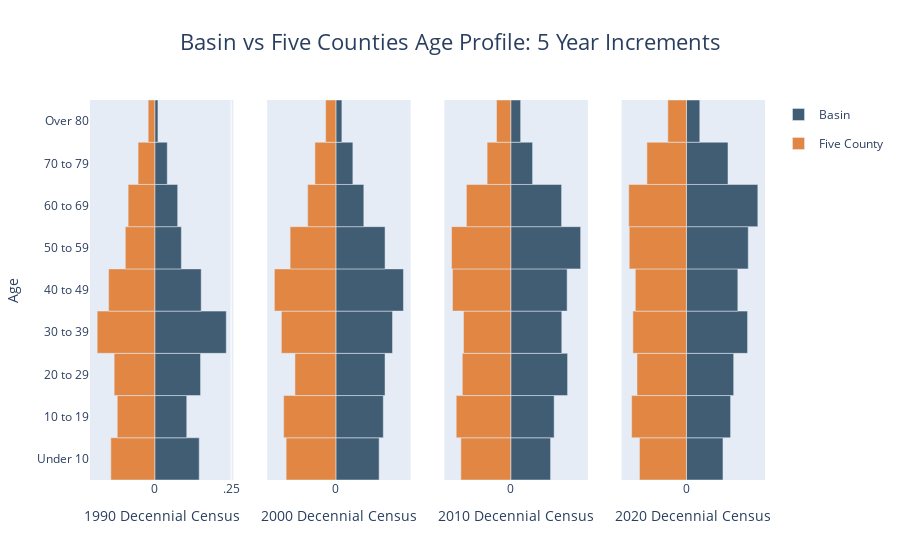

Notebook code for this chart:
### Code cell
dfAge = census_data.loc[census_data['variable_category'].isin(['TRPA 10-year Age Categories Grouped: Age'])&(census_data['sample_level'].isin(['tract', 'County']))]
#dfAge_Tahoe = dfAge.loc[dfAgeSex['sample_level']=='tract']
# group by variable name/code/year and sum values
df = dfAge.groupby(['variable_name','variable_code','year_sample', 'sample_level'], as_index= False).sum(['value'])

df_test = df
# ordered list to sort age category by
sort_list = [ 'Under 10',
'10 to 19',
'20 to 29',
'30 to 39',
'40 to 49',
'50 to 59',
'60 to 69',
'70 to 79',
'Over 80'
]


# setup a new Year column and format it
df['Year'] = pd.to_datetime(df['year_sample'], format='%Y') 
df['Year']   = df['Year'].dt.strftime('%Y')
# setup a new Count field based on the summed values
df['Count'] = df['value']
df['Age'] = df['variable_name']
# cast count as integer type
df = df.astype({'Count':int})

# keep the new columsn
df = df[['Age','Year','sample_level','Count']]

# set Age to be a categorical field with the same order as the list
df['Age'] = pd.Categorical(df['Age'], categories = sort_list)
# sort the age category
df = df.sort_values(by='Age')

pivotTable = pd.pivot_table(df, values='Count', index=['Age','Year'],
                       columns=['sample_level'], aggfunc=np.sum)
flat = pd.DataFrame(pivotTable.to_records())
df = flat



# Creating instance of the figure

# Creating instance of the figure
fig = make_subplots(rows=1, cols=4, shared_yaxes=True)

df['Basin']=df['tract'] 
df['Five_County']=df['County']


df['TotalCounty'] = df.groupby(['Year'], as_index=False)['Five_County'].transform('sum')
df['TotalBasin'] = df.groupby(['Year'], as_index=False)['Basin'].transform('sum')

df['Basin_Proprotion'] = df['Basin']/df['TotalBasin']
df['County_Proprotion'] = df['County']/df['TotalCounty']

df['Basin_Percentage'] =  round((df['Basin_Proprotion']*100),2)
df['County_Percentage'] = round((df['County_Proprotion']*100),2)

 # Filter by single year
df1990 = df[df['Year']== '1990']
df2000 = df[df['Year']== '2000']
df2010 = df[df['Year']== '2010']
df2020 = df[df['Year']== '2020']

# set x and y variables for plot
y_age90    = df1990['Age']
x_basin90   = df1990['Basin_Proprotion']
x_five_county90 = df1990['County_Proprotion'] * -1

# set x and y variables for plot
y_age00    = df2000['Age']
x_basin00   = df2000['Basin_Proprotion']
x_five_county00 = df2000['County_Proprotion'] * -1

# set x and y variables for plot
y_age10    = df2010['Age']
x_basin10   = df2010['Basin_Proprotion']
x_five_county10 = df2010['County_Proprotion'] * -1

# set x and y variables for plot
y_age20    = df2020['Age']
x_basin20   = df2020['Basin_Proprotion']
x_five_county20 = df2020['County_Proprotion'] * -1

mcolor = '#405d74'
fcolor = '#e28743'
hovertemplate_percent = '%{customdata[1]}: %{customdata[2]:,.1f}% <extra></extra>'
hovertemplate_basin = 'Basin: %{customdata[2]:,.1f}% <extra></extra>'
hovertemplate_counties = '5-Counties: %{customdata[2]:,.1f}% <extra></extra>'
# Adding Male data to the figure

# Creating instance of the figure
fig = make_subplots(rows=1, cols=4, shared_yaxes=True)
fig.add_trace(go.Bar(y= y_age90, 
					x = x_basin90,
					name = 'Basin',
					orientation = 'h',
					marker_color=mcolor,
					legendgroup = 'Basin',
					customdata = np.stack((df1990['Basin_Proprotion'], df1990['Age'], df1990['Basin_Percentage']), axis=-1),
					hovertemplate= hovertemplate_basin
					),
					row=1, col=1)

# Adding Female data to the figure
fig.add_trace(go.Bar(y = y_age90, 
					x = x_five_county90,
					name = 'Five County', 
					orientation = 'h', 
					marker_color=fcolor,
					legendgroup ='Five County',
					customdata = np.stack((df1990['County_Proprotion'], df1990['Age'], df1990['County_Percentage']), axis=-1),
					hovertemplate= hovertemplate_counties
					),
					row=1, col=1)


# Adding Male data to the figure
fig.add_trace(go.Bar(y= y_age00, 
					x = x_basin00,
					name = 'Basin',
					orientation = 'h',
					marker_color=mcolor,
					legendgroup = 'Basin',
                    showlegend  = False,
					customdata = np.stack((df2000['Basin_Proprotion'], df2000['Age'], df2000['Basin_Percentage']), axis=-1),
					hovertemplate=hovertemplate_basin
					),
					row=1, col=2)

# Adding Female data to the figure
fig.add_trace(go.Bar(y = y_age00, 
					x = x_five_county00,
					name = 'Five County', 
					orientation = 'h', 
					marker_color=fcolor,
					legendgroup ='Five County',
                    showlegend  = False,
					customdata = np.stack((df2000['County_Proprotion'], df2000['Age'], df2000['County_Percentage']), axis=-1),
					hovertemplate=hovertemplate_counties
					),
					row=1, col=2)

# Adding Male data to the figure
fig.add_trace(go.Bar(y= y_age10, 
					x = x_basin10,
					name = 'Basin',
					orientation = 'h',
					marker_color=mcolor,
					legendgroup = 'Basin',
					showlegend  = False,
					customdata = np.stack((df2010['Basin_Proprotion'], df2010['Age'], df2010['Basin_Percentage']), axis=-1),
					hovertemplate=hovertemplate_basin
					),
					row=1, col=3)

# Adding Female data to the figure
fig.add_trace(go.Bar(y = y_age10, 
					x = x_five_county10,
					name = 'Five County', 
					orientation = 'h', 
					marker_color=fcolor,
					legendgroup = 'Five County',
					showlegend  = False,
					customdata = np.stack((df2010['County_Proprotion'], df2010['Age'], df2010['County_Percentage']), axis=-1),
					hovertemplate=hovertemplate_counties
					),
					row=1, col=3)

# Adding Male data to the figure
fig.add_trace(go.Bar(y= y_age20, 
					x = x_basin20,
					name = 'Basin',
					orientation = 'h',
					marker_color=mcolor,
					legendgroup = 'Basin',
					showlegend  = False,
					customdata = np.stack((df2020['Basin_Proprotion'], df2020['Age'], df2020['Basin_Percentage']), axis=-1),
					hovertemplate=hovertemplate_basin
					),
					row=1, col=4)

# Adding Female data to the figure
fig.add_trace(go.Bar(y = y_age20, 
					x = x_five_county20,
					name = 'Five County', 
					orientation = 'h', 
					marker_color=fcolor,
					legendgroup ="Five County",
					showlegend  = False,
					customdata = np.stack((df2020['County_Proprotion'], df2020['Age'], df2020['County_Percentage']), axis=-1),
					hovertemplate=hovertemplate_counties
					),
					row=1, col=4)

# Updating the layout
proportion_tick_values = [-.5, -.25, 0, .25, .5]
proportion_tick_text = ['-.5', '-.25', '0', '.25', '.5']
# Updating the layout
fig.update_layout(title = 'Basin vs Five Counties Age Profile: 5 Year Increments',
				title_x=0.5,
				title_font_size = 22, barmode = 'relative',
				bargap = 0.0, bargroupgap = 0,
				hovermode="y unified",
				xaxis = dict(tickvals = proportion_tick_values,
								
							ticktext = proportion_tick_text,
							title_font_size = 14),
				xaxis2 = dict(tickvals = proportion_tick_values,
								
							ticktext = proportion_tick_text,
							title_font_size = 14),
				xaxis3 = dict(tickvals = proportion_tick_values,
								
							ticktext = proportion_tick_text,
							title_font_size = 14),
                xaxis4 = dict(tickvals = proportion_tick_values,
								
							ticktext = proportion_tick_text,
							title_font_size = 14),
				yaxis = dict(					
							title = 'Age',
							title_font_size = 14)			
				)

# edit axis labels
fig['layout']['xaxis']['title'] ='1990 Decennial Census'
fig['layout']['xaxis2']['title']='2000 Decennial Census'
fig['layout']['xaxis3']['title']='2010 Decennial Census'
fig['layout']['xaxis4']['title']='2020 Decennial Census'

fig.show()
fig.write_html(os.path.join(workspace, "Demographics_Tahoe_AgeProfile_5Counties.html"))

### Figure 1 — Plotly figure (JSON) as saved in the notebook; plotly's stock layout.template omitted (floating-point values rounded to 4 significant figures)
{"data": [{"customdata": [[0.1456, "Under 10", 14.56], [0.1048, "10 to 19", 10.48], [0.15, "20 to 29", 15], [0.2342, "30 to 39", 23.42], [0.152, "40 to 49", 15.2], [0.0871, "50 to 59", 8.71], [0.07503, "60 to 69", 7.5], [0.0409, "70 to 79", 4.09], [0.01037, "Over 80", 1.04]], "hovertemplate": "Basin: %{customdata[2]:,.1f}% <extra></extra>", "legendgroup": "Basin", "marker": {"color": "#405d74"}, "name": "Basin", "orientation": "h", "type": "bar", "x": [0.1456, 0.1048, 0.15, 0.2342, 0.152, 0.0871, 0.07503, 0.0409, 0.01037], "xaxis": "x", "y": ["Under 10", "10 to 19", "20 to 29", "30 to 39", "40 to 49", "50 to 59", "60 to 69", "70 to 79", "Over 80"], "yaxis": "y"}, {"customdata": [[0.1439, "Under 10", 14.39], [0.1229, "10 to 19", 12.29], [0.1331, "20 to 29", 13.31], [0.1887, "30 to 39", 18.87], [0.1512, "40 to 49", 15.12], [0.09653, "50 to 59", 9.65], [0.08728, "60 to 69", 8.73], [0.05471, "70 to 79", 5.47], [0.02159, "Over 80", 2.16]], "hovertemplate": "5-Counties: %{customdata[2]:,.1f}% <extra></extra>", "legendgroup": "Five County", "marker": {"color": "#e28743"}, "name": "Five County", "orientation": "h", "type": "bar", "x": [-0.1439, -0.1229, -0.1331, -0.1887, -0.1512, -0.09653, -0.08728, -0.05471, -0.02159], "xaxis": "x", "y": ["Under 10", "10 to 19", "20 to 29", "30 to 39", "40 to 49", "50 to 59", "60 to 69", "70 to 79", "Over 80"], "yaxis": "y"}, {"customdata": [[0.1188, "Under 10", 11.88], [0.1302, "10 to 19", 13.02], [0.135, "20 to 29", 13.5], [0.1555, "30 to 39", 15.55], [0.1856, "40 to 49", 18.56], [0.1351, "50 to 59", 13.51], [0.07671, "60 to 69", 7.67], [0.04665, "70 to 79", 4.67], [0.01647, "Over 80", 1.65]], "hovertemplate": "Basin: %{customdata[2]:,.1f}% <extra></extra>", "legendgroup": "Basin", "marker": {"color": "#405d74"}, "name": "Basin", "orientation": "h", "showlegend": false, "type": "bar", "x": [0.1188, 0.1302, 0.135, 0.1555, 0.1856, 0.1351, 0.07671, 0.04665, 0.01647], "xaxis": "x2", "y": ["Under 10", "10 to 19", "20 to 29", "30 to 39", "40 to 49", "50 to 59", "60 to 69", "70 to 79", "Over 80"], "yaxis": "y2"}, {"customdata": [[0.1366, "Under 10", 13.66], [0.1435, "10 to 19", 14.35], [0.1124, "20 to 29", 11.24], [0.1497, "30 to 39", 14.97], [0.169, "40 to 49", 16.9], [0.1257, "50 to 59", 12.57], [0.07749, "60 to 69", 7.75], [0.05757, "70 to 79", 5.76], [0.02806, "Over 80", 2.81]], "hovertemplate": "5-Counties: %{customdata[2]:,.1f}% <extra></extra>", "legendgroup": "Five County", "marker": {"color": "#e28743"}, "name": "Five County", "orientation": "h", "showlegend": false, "type": "bar", "x": [-0.1366, -0.1435, -0.1124, -0.1497, -0.169, -0.1257, -0.07749, -0.05757, -0.02806], "xaxis": "x2", "y": ["Under 10", "10 to 19", "20 to 29", "30 to 39", "40 to 49", "50 to 59", "60 to 69", "70 to 79", "Over 80"], "yaxis": "y2"}, {"customdata": [[0.09956, "Under 10", 9.96], [0.1085, "10 to 19", 10.85], [0.1421, "20 to 29", 14.21], [0.1277, "30 to 39", 12.77], [0.141, "40 to 49", 14.1], [0.1748, "50 to 59", 17.48], [0.1271, "60 to 69", 12.71], [0.05455, "70 to 79", 5.46], [0.02476, "Over 80", 2.48]], "hovertemplate": "Basin: %{customdata[2]:,.1f}% <extra></extra>", "legendgroup": "Basin", "marker": {"color": "#405d74"}, "name": "Basin", "orientation": "h", "showlegend": false, "type": "bar", "x": [0.09956, 0.1085, 0.1421, 0.1277, 0.141, 0.1748, 0.1271, 0.05455, 0.02476], "xaxis": "x3", "y": ["Under 10", "10 to 19", "20 to 29", "30 to 39", "40 to 49", "50 to 59", "60 to 69", "70 to 79", "Over 80"], "yaxis": "y3"}, {"customdata": [[0.1248, "Under 10", 12.48], [0.1364, "10 to 19", 13.64], [0.1212, "20 to 29", 12.12], [0.1182, "30 to 39", 11.82], [0.1457, "40 to 49", 14.57], [0.1481, "50 to 59", 14.81], [0.1109, "60 to 69", 11.09], [0.05912, "70 to 79", 5.91], [0.03559, "Over 80", 3.56]], "hovertemplate": "5-Counties: %{customdata[2]:,.1f}% <extra></extra>", "legendgroup": "Five County", "marker": {"color": "#e28743"}, "name": "Five County", "orientation": "h", "showlegend": false, "type": "bar", "x": [-0.1248, -0.1364, -0.1212, -0.1182, -0.1457, -0.1481, -0.1109, -0.05912, -0.03559], "xaxis": "x3", "y": ["Under 10", "10 to 19", "20 to 29", "30 to 39", "40 to 49", "50 to 59", "60 to 69", "70 to 79", "Over 80"], "yaxis": "y3"}, {"customdata": [[0.08525, "Under 10", 8.52], [0.103, "10 to 19", 10.3], [0.1102, "20 to 29", 11.02], [0.1426, "30 to 39", 14.26], [0.1199, "40 to 49", 11.99], [0.1442, "50 to 59", 14.42], [0.1666, "60 to 69", 16.66], [0.09701, "70 to 79", 9.7], [0.03116, "Over 80", 3.12]], "hovertemplate": "Basin: %{customdata[2]:,.1f}% <extra></extra>", "legendgroup": "Basin", "marker": {"color": "#405d74"}, "name": "Basin", "orientation": "h", "showlegend": false, "type": "bar", "x": [0.08525, 0.103, 0.1102, 0.1426, 0.1199, 0.1442, 0.1666, 0.09701, 0.03116], "xaxis": "x4", "y": ["Under 10", "10 to 19", "20 to 29", "30 to 39", "40 to 49", "50 to 59", "60 to 69", "70 to 79", "Over 80"], "yaxis": "y4"}, {"customdata": [[0.1095, "Under 10", 10.95], [0.1278, "10 to 19", 12.78], [0.1153, "20 to 29", 11.53], [0.1248, "30 to 39", 12.48], [0.1192, "40 to 49", 11.92], [0.1333, "50 to 59", 13.33], [0.1345, "60 to 69", 13.45], [0.09215, "70 to 79", 9.22], [0.04336, "Over 80", 4.34]], "hovertemplate": "5-Counties: %{customdata[2]:,.1f}% <extra></extra>", "legendgroup": "Five County", "marker": {"color": "#e28743"}, "name": "Five County", "orientation": "h", "showlegend": false, "type": "bar", "x": [-0.1095, -0.1278, -0.1153, -0.1248, -0.1192, -0.1333, -0.1345, -0.09215, -0.04336], "xaxis": "x4", "y": ["Under 10", "10 to 19", "20 to 29", "30 to 39", "40 to 49", "50 to 59", "60 to 69", "70 to 79", "Over 80"], "yaxis": "y4"}], "layout": {"bargap": 0, "bargroupgap": 0, "barmode": "relative", "hovermode": "y unified", "title": {"font": {"size": 22}, "text": "Basin vs Five Counties Age Profile: 5 Year Increments", "x": 0.5}, "xaxis": {"anchor": "y", "domain": [0, 0.2125], "ticktext": ["-.5", "-.25", "0", ".25", ".5"], "tickvals": [-0.5, -0.25, 0, 0.25, 0.5], "title": {"text": "1990 Decennial Census"}}, "xaxis2": {"anchor": "y2", "domain": [0.2625, 0.475], "ticktext": ["-.5", "-.25", "0", ".25", ".5"], "tickvals": [-0.5, -0.25, 0, 0.25, 0.5], "title": {"text": "2000 Decennial Census"}}, "xaxis3": {"anchor": "y3", "domain": [0.525, 0.7375], "ticktext": ["-.5", "-.25", "0", ".25", ".5"], "tickvals": [-0.5, -0.25, 0, 0.25, 0.5], "title": {"text": "2010 Decennial Census"}}, "xaxis4": {"anchor": "y4", "domain": [0.7875, 1], "ticktext": ["-.5", "-.25", "0", ".25", ".5"], "tickvals": [-0.5, -0.25, 0, 0.25, 0.5], "title": {"text": "2020 Decennial Census"}}, "yaxis": {"anchor": "x", "domain": [0, 1], "title": {"font": {"size": 14}, "text": "Age"}}, "yaxis2": {"anchor": "x2", "domain": [0, 1], "matches": "y", "showticklabels": false}, "yaxis3": {"anchor": "x3", "domain": [0, 1], "matches": "y", "showticklabels": false}, "yaxis4": {"anchor": "x4", "domain": [0, 1], "matches": "y", "showticklabels": false}}}
